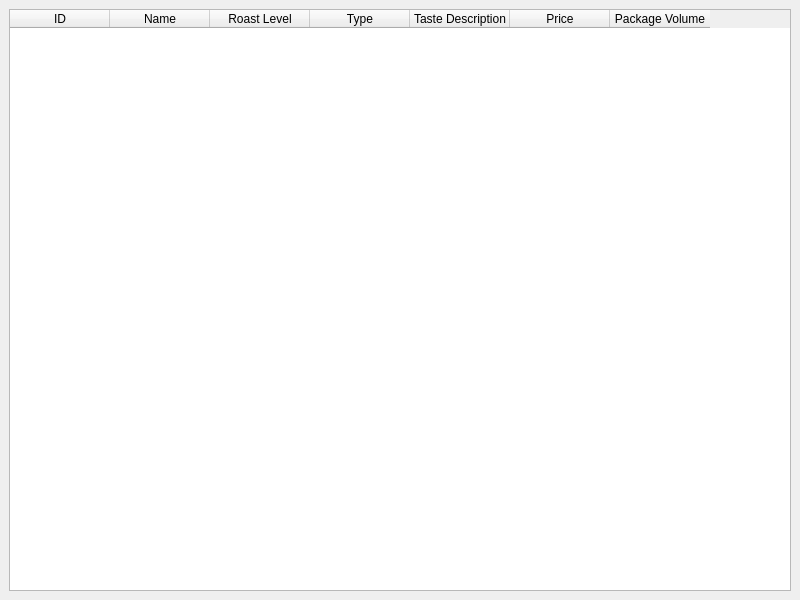
<?xml version="1.0" encoding="UTF-8"?>
<ui version="4.0">
    <class>MainWindow</class>
    <widget class="QMainWindow" name="MainWindow">
        <property name="geometry">
            <rect>
                <x>0</x>
                <y>0</y>
                <width>800</width>
                <height>600</height>
            </rect>
        </property>
        <property name="windowTitle">
            <string>Coffee Information</string>
        </property>
        <widget class="QWidget" name="centralwidget">
            <layout class="QVBoxLayout" name="verticalLayout">
                <item>
                    <widget class="QTableWidget" name="tableWidget">
                        <property name="editTriggers">
                            <enum>QAbstractItemView::NoEditTriggers</enum>
                        </property>
                        <property name="selectionBehavior">
                            <enum>QAbstractItemView::SelectRows</enum> <!-- Выбор строк -->
                        </property>
                        <column>
                            <property name="text">
                                <string>ID</string>
                            </property>
                        </column>
                        <column>
                            <property name="text">
                                <string>Name</string>
                            </property>
                        </column>
                        <column>
                            <property name="text">
                                <string>Roast Level</string>
                            </property>
                        </column>
                        <column>
                            <property name="text">
                                <string>Type</string>
                            </property>
                        </column>
                        <column>
                            <property name="text">
                                <string>Taste Description</string>
                            </property>
                        </column>
                        <column>
                            <property name="text">
                                <string>Price</string>
                            </property>
                        </column>
                        <column>
                            <property name="text">
                                <string>Package Volume</string>
                            </property>
                        </column>
                    </widget>
                </item>
            </layout>
        </widget>
    </widget>
</ui>
